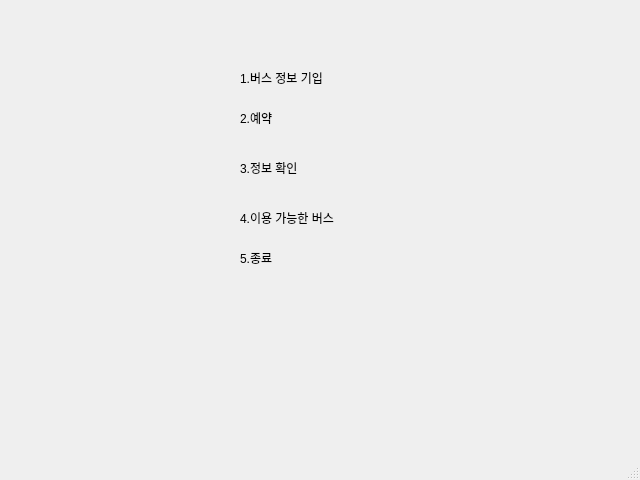
<?xml version="1.0" encoding="UTF-8"?>
<ui version="4.0">
 <class>MainWindow</class>
 <widget class="QMainWindow" name="MainWindow">
  <property name="geometry">
   <rect>
    <x>0</x>
    <y>0</y>
    <width>640</width>
    <height>480</height>
   </rect>
  </property>
  <property name="windowTitle">
   <string>MainWindow</string>
  </property>
  <widget class="QWidget" name="centralwidget">
   <widget class="QLabel" name="label">
    <property name="geometry">
     <rect>
      <x>240</x>
      <y>70</y>
      <width>141</width>
      <height>16</height>
     </rect>
    </property>
    <property name="text">
     <string>1.버스 정보 기입</string>
    </property>
   </widget>
   <widget class="QLabel" name="label_2">
    <property name="geometry">
     <rect>
      <x>240</x>
      <y>110</y>
      <width>52</width>
      <height>16</height>
     </rect>
    </property>
    <property name="text">
     <string>2.예약</string>
    </property>
   </widget>
   <widget class="QLabel" name="label_3">
    <property name="geometry">
     <rect>
      <x>240</x>
      <y>160</y>
      <width>91</width>
      <height>16</height>
     </rect>
    </property>
    <property name="text">
     <string>3.정보 확인</string>
    </property>
   </widget>
   <widget class="QLabel" name="label_4">
    <property name="geometry">
     <rect>
      <x>240</x>
      <y>210</y>
      <width>141</width>
      <height>16</height>
     </rect>
    </property>
    <property name="text">
     <string>4.이용 가능한 버스</string>
    </property>
   </widget>
   <widget class="QLabel" name="label_5">
    <property name="geometry">
     <rect>
      <x>240</x>
      <y>250</y>
      <width>191</width>
      <height>16</height>
     </rect>
    </property>
    <property name="text">
     <string>5.종료</string>
    </property>
   </widget>
  </widget>
  <widget class="QMenuBar" name="menubar">
   <property name="geometry">
    <rect>
     <x>0</x>
     <y>0</y>
     <width>640</width>
     <height>22</height>
    </rect>
   </property>
  </widget>
  <widget class="QStatusBar" name="statusbar"/>
 </widget>
 <resources/>
 <connections/>
</ui>
